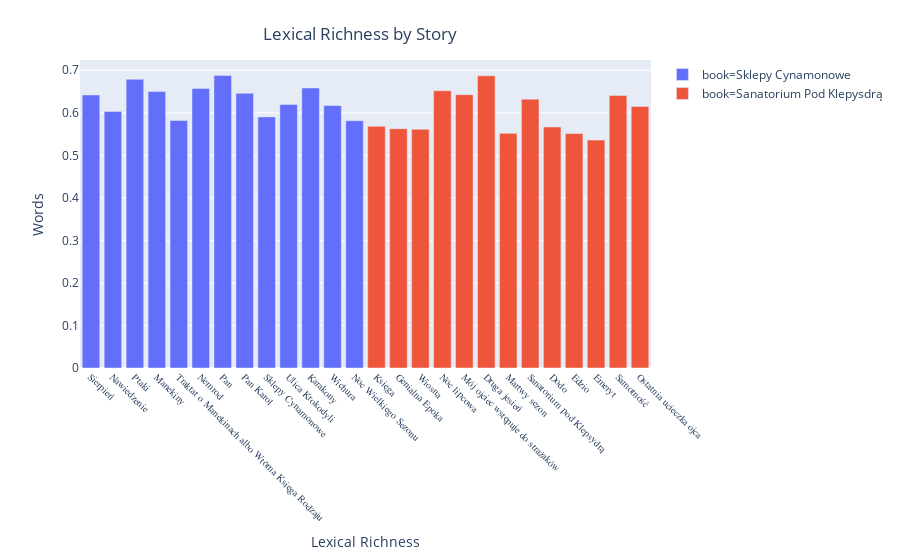

The notebook cell saved with this chart:
### Code cell
fig = px.bar(df, x='story_title', y='lexical_richness', color = 'book')
fig.update_layout(
    title={
        'text': "Lexical Richness by Story",
        'y':0.95,
        'x':0.40,
        'xanchor': 'center',
        'yanchor': 'top'
    })
fig.update_xaxes(title_text='Lexical Richness', tickangle=45, tickfont=dict(family='Rockwell', size=10))
fig.update_yaxes(title_text='Words')
fig.show()

### Figure 1 — Plotly figure (JSON) as saved in the notebook; plotly's stock layout.template omitted (floating-point values rounded to 4 significant figures)
{"data": [{"alignmentgroup": "True", "hoverlabel": {"namelength": 0}, "hovertemplate": "book=Sklepy Cynamonowe<br>story_title=%{x}<br>lexical_richness=%{y}", "legendgroup": "book=Sklepy Cynamonowe", "marker": {"color": "#636efa"}, "name": "book=Sklepy Cynamonowe", "offsetgroup": "book=Sklepy Cynamonowe", "orientation": "v", "showlegend": true, "textposition": "auto", "type": "bar", "x": ["Sierpień", "Nawiedzenie", "Ptaki", "Manekiny", "Traktat o Manekinach albo Wtórna Księga Rodzaju", "Nemrod", "Pan", "Pan Karol", "Sklepy Cynamonowe", "Ulica Krokodyli", "Karakony", "Wichura", "Noc Wielkiego Sezonu"], "xaxis": "x", "y": [0.642, 0.6033, 0.6788, 0.65, 0.5819, 0.6575, 0.688, 0.6459, 0.5904, 0.6194, 0.6584, 0.6171, 0.5814], "yaxis": "y"}, {"alignmentgroup": "True", "hoverlabel": {"namelength": 0}, "hovertemplate": "book=Sanatorium Pod Klepysdrą<br>story_title=%{x}<br>lexical_richness=%{y}", "legendgroup": "book=Sanatorium Pod Klepysdrą", "marker": {"color": "#EF553B"}, "name": "book=Sanatorium Pod Klepysdrą", "offsetgroup": "book=Sanatorium Pod Klepysdrą", "orientation": "v", "showlegend": true, "textposition": "auto", "type": "bar", "x": ["Księga", "Genialna Epoka ", "Wiosna", "Noc lipcowa", "Mój ojciec wstępuje do strażaków", "Druga jesień", "Martwy sezon", "Sanatorium pod Klepsydrą", "Dodo", "Edzio", "Emeryt", "Samotność", "Ostatnia ucieczka ojca"], "xaxis": "x", "y": [0.5683, 0.5627, 0.5614, 0.652, 0.6427, 0.687, 0.5518, 0.6321, 0.5668, 0.5512, 0.5358, 0.6405, 0.6149], "yaxis": "y"}], "layout": {"barmode": "relative", "legend": {"tracegroupgap": 0}, "margin": {"t": 60}, "title": {"text": "Lexical Richness by Story", "x": 0.4, "xanchor": "center", "y": 0.95, "yanchor": "top"}, "xaxis": {"anchor": "y", "domain": [0, 1], "tickangle": 45, "tickfont": {"family": "Rockwell", "size": 10}, "title": {"text": "Lexical Richness"}}, "yaxis": {"anchor": "x", "domain": [0, 1], "title": {"text": "Words"}}}}
